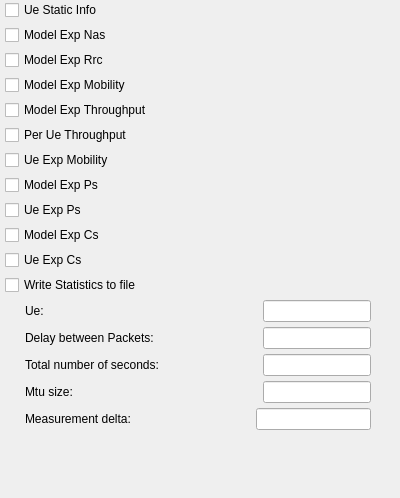
     <widget class="QWidget" name="generalTab">
      <attribute name="title">
       <string>General</string>
      </attribute>
      <widget class="QWidget" name="horizontalLayoutWidget">
       <property name="geometry">
        <rect>
         <x>0</x>
         <y>0</y>
         <width>391</width>
         <height>489</height>
        </rect>
       </property>
       <layout class="QHBoxLayout" name="horizontalLayout_20">
        <item>
         <spacer name="horizontalSpacer_56">
          <property name="orientation">
           <enum>Qt::Horizontal</enum>
          </property>
          <property name="sizeType">
           <enum>QSizePolicy::Fixed</enum>
          </property>
          <property name="sizeHint" stdset="0">
           <size>
            <width>5</width>
            <height>20</height>
           </size>
          </property>
         </spacer>
        </item>
        <item>
         <layout class="QVBoxLayout" name="verticalLayout">
          <property name="spacing">
           <number>5</number>
          </property>
          <item>
           <widget class="QCheckBox" name="ueStatisticsCheckBox">
            <property name="text">
             <string>Ue Static Info</string>
            </property>
           </widget>
          </item>
          <item>
           <widget class="QCheckBox" name="modelExpNasCheckBox">
            <property name="text">
             <string>Model Exp Nas</string>
            </property>
           </widget>
          </item>
          <item>
           <widget class="QCheckBox" name="modelExpRrcCheckBox">
            <property name="text">
             <string>Model Exp Rrc</string>
            </property>
           </widget>
          </item>
          <item>
           <widget class="QCheckBox" name="modelExpMobilityCheckBox">
            <property name="text">
             <string>Model Exp Mobility</string>
            </property>
           </widget>
          </item>
          <item>
           <widget class="QCheckBox" name="modelExpThroughputCheckBox">
            <property name="text">
             <string>Model Exp Throughput</string>
            </property>
           </widget>
          </item>
          <item>
           <widget class="QCheckBox" name="perUeThroughputCheckBox">
            <property name="text">
             <string>Per Ue Throughput</string>
            </property>
           </widget>
          </item>
          <item>
           <widget class="QCheckBox" name="ueExpMobilityCheckBox">
            <property name="text">
             <string>Ue Exp Mobility</string>
            </property>
           </widget>
          </item>
          <item>
           <widget class="QCheckBox" name="modelExpPsCheckBox">
            <property name="text">
             <string>Model Exp Ps</string>
            </property>
           </widget>
          </item>
          <item>
           <widget class="QCheckBox" name="ueExpPsCheckBox">
            <property name="text">
             <string>Ue Exp Ps</string>
            </property>
           </widget>
          </item>
          <item>
           <widget class="QCheckBox" name="modelExpCsCheckBox">
            <property name="text">
             <string>Model Exp Cs</string>
            </property>
           </widget>
          </item>
          <item>
           <widget class="QCheckBox" name="ueExpCsCheckBox">
            <property name="text">
             <string>Ue Exp Cs</string>
            </property>
           </widget>
          </item>
          <item>
           <widget class="QCheckBox" name="writeGeneralStatisticsToFileCheckBox">
            <property name="text">
             <string>Write Statistics to file</string>
            </property>
           </widget>
          </item>
          <item>
           <layout class="QHBoxLayout" name="horizontalLayout_2">
            <item>
             <spacer name="horizontalSpacer_2">
              <property name="orientation">
               <enum>Qt::Horizontal</enum>
              </property>
              <property name="sizeType">
               <enum>QSizePolicy::Fixed</enum>
              </property>
              <property name="sizeHint" stdset="0">
               <size>
                <width>20</width>
                <height>20</height>
               </size>
              </property>
             </spacer>
            </item>
            <item>
             <widget class="QLabel" name="ueLabel">
              <property name="enabled">
               <bool>true</bool>
              </property>
              <property name="text">
               <string>Ue: </string>
              </property>
             </widget>
            </item>
            <item>
             <spacer name="horizontalSpacer_12">
              <property name="orientation">
               <enum>Qt::Horizontal</enum>
              </property>
              <property name="sizeHint" stdset="0">
               <size>
                <width>0</width>
                <height>20</height>
               </size>
              </property>
             </spacer>
            </item>
            <item>
             <widget class="QLineEdit" name="ueLineEdit">
              <property name="enabled">
               <bool>true</bool>
              </property>
              <property name="sizePolicy">
               <sizepolicy hsizetype="Fixed" vsizetype="Fixed">
                <horstretch>0</horstretch>
                <verstretch>0</verstretch>
               </sizepolicy>
              </property>
             </widget>
            </item>
            <item>
             <spacer name="horizontalSpacer_3">
              <property name="orientation">
               <enum>Qt::Horizontal</enum>
              </property>
              <property name="sizeType">
               <enum>QSizePolicy::Fixed</enum>
              </property>
              <property name="sizeHint" stdset="0">
               <size>
                <width>20</width>
                <height>20</height>
               </size>
              </property>
             </spacer>
            </item>
           </layout>
          </item>
          <item>
           <layout class="QHBoxLayout" name="horizontalLayout_3">
            <item>
             <spacer name="horizontalSpacer_4">
              <property name="orientation">
               <enum>Qt::Horizontal</enum>
              </property>
              <property name="sizeType">
               <enum>QSizePolicy::Fixed</enum>
              </property>
              <property name="sizeHint" stdset="0">
               <size>
                <width>20</width>
                <height>20</height>
               </size>
              </property>
             </spacer>
            </item>
            <item>
             <widget class="QLabel" name="delayBetweenPacketsLabel">
              <property name="enabled">
               <bool>true</bool>
              </property>
              <property name="text">
               <string>Delay between Packets: </string>
              </property>
             </widget>
            </item>
            <item>
             <spacer name="horizontalSpacer_13">
              <property name="orientation">
               <enum>Qt::Horizontal</enum>
              </property>
              <property name="sizeHint" stdset="0">
               <size>
                <width>0</width>
                <height>20</height>
               </size>
              </property>
             </spacer>
            </item>
            <item>
             <widget class="QLineEdit" name="delayBetweenPacketsLineEdit">
              <property name="enabled">
               <bool>true</bool>
              </property>
             </widget>
            </item>
            <item>
             <spacer name="horizontalSpacer_5">
              <property name="orientation">
               <enum>Qt::Horizontal</enum>
              </property>
              <property name="sizeType">
               <enum>QSizePolicy::Fixed</enum>
              </property>
              <property name="sizeHint" stdset="0">
               <size>
                <width>20</width>
                <height>20</height>
               </size>
              </property>
             </spacer>
            </item>
           </layout>
          </item>
          <item>
           <layout class="QHBoxLayout" name="horizontalLayout_4">
            <item>
             <spacer name="horizontalSpacer_6">
              <property name="orientation">
               <enum>Qt::Horizontal</enum>
              </property>
              <property name="sizeType">
               <enum>QSizePolicy::Fixed</enum>
              </property>
              <property name="sizeHint" stdset="0">
               <size>
                <width>20</width>
                <height>20</height>
               </size>
              </property>
             </spacer>
            </item>
            <item>
             <widget class="QLabel" name="generalNumberOfSecondsLabel">
              <property name="enabled">
               <bool>true</bool>
              </property>
              <property name="text">
               <string>Total number of seconds: </string>
              </property>
             </widget>
            </item>
            <item>
             <spacer name="horizontalSpacer_14">
              <property name="orientation">
               <enum>Qt::Horizontal</enum>
              </property>
              <property name="sizeHint" stdset="0">
               <size>
                <width>0</width>
                <height>20</height>
               </size>
              </property>
             </spacer>
            </item>
            <item>
             <widget class="QLineEdit" name="generalNumberOfSecondsLineEdit">
              <property name="enabled">
               <bool>true</bool>
              </property>
             </widget>
            </item>
            <item>
             <spacer name="horizontalSpacer_7">
              <property name="orientation">
               <enum>Qt::Horizontal</enum>
              </property>
              <property name="sizeType">
               <enum>QSizePolicy::Fixed</enum>
              </property>
              <property name="sizeHint" stdset="0">
               <size>
                <width>20</width>
                <height>20</height>
               </size>
              </property>
             </spacer>
            </item>
           </layout>
          </item>
          <item>
           <layout class="QHBoxLayout" name="horizontalLayout_5">
            <item>
             <spacer name="horizontalSpacer_8">
              <property name="orientation">
               <enum>Qt::Horizontal</enum>
              </property>
              <property name="sizeType">
               <enum>QSizePolicy::Fixed</enum>
              </property>
              <property name="sizeHint" stdset="0">
               <size>
                <width>20</width>
                <height>20</height>
               </size>
              </property>
             </spacer>
            </item>
            <item>
             <widget class="QLabel" name="mtuSizeLabel">
              <property name="enabled">
               <bool>true</bool>
              </property>
              <property name="text">
               <string>Mtu size: </string>
              </property>
             </widget>
            </item>
            <item>
             <spacer name="horizontalSpacer_15">
              <property name="orientation">
               <enum>Qt::Horizontal</enum>
              </property>
              <property name="sizeType">
               <enum>QSizePolicy::Expanding</enum>
              </property>
              <property name="sizeHint" stdset="0">
               <size>
                <width>0</width>
                <height>20</height>
               </size>
              </property>
             </spacer>
            </item>
            <item>
             <widget class="QLineEdit" name="mtuSizeLineEdit">
              <property name="enabled">
               <bool>true</bool>
              </property>
              <property name="sizePolicy">
               <sizepolicy hsizetype="Fixed" vsizetype="Fixed">
                <horstretch>0</horstretch>
                <verstretch>0</verstretch>
               </sizepolicy>
              </property>
             </widget>
            </item>
            <item>
             <spacer name="horizontalSpacer_9">
              <property name="orientation">
               <enum>Qt::Horizontal</enum>
              </property>
              <property name="sizeType">
               <enum>QSizePolicy::Fixed</enum>
              </property>
              <property name="sizeHint" stdset="0">
               <size>
                <width>20</width>
                <height>20</height>
               </size>
              </property>
             </spacer>
            </item>
           </layout>
          </item>
          <item>
           <layout class="QHBoxLayout" name="horizontalLayout_6">
            <item>
             <spacer name="horizontalSpacer_10">
              <property name="orientation">
               <enum>Qt::Horizontal</enum>
              </property>
              <property name="sizeType">
               <enum>QSizePolicy::Fixed</enum>
              </property>
              <property name="sizeHint" stdset="0">
               <size>
                <width>20</width>
                <height>20</height>
               </size>
              </property>
             </spacer>
            </item>
            <item>
             <widget class="QLabel" name="generalMeasurementLabel">
              <property name="enabled">
               <bool>true</bool>
              </property>
              <property name="text">
               <string>Measurement delta: </string>
              </property>
             </widget>
            </item>
            <item>
             <spacer name="horizontalSpacer_16">
              <property name="orientation">
               <enum>Qt::Horizontal</enum>
              </property>
              <property name="sizeHint" stdset="0">
               <size>
                <width>0</width>
                <height>20</height>
               </size>
              </property>
             </spacer>
            </item>
            <item>
             <widget class="QLineEdit" name="generalMeasurementLineEdit">
              <property name="enabled">
               <bool>true</bool>
              </property>
             </widget>
            </item>
            <item>
             <spacer name="horizontalSpacer_11">
              <property name="orientation">
               <enum>Qt::Horizontal</enum>
              </property>
              <property name="sizeType">
               <enum>QSizePolicy::Fixed</enum>
              </property>
              <property name="sizeHint" stdset="0">
               <size>
                <width>20</width>
                <height>20</height>
               </size>
              </property>
             </spacer>
            </item>
           </layout>
          </item>
          <item>
           <spacer name="verticalSpacer">
            <property name="orientation">
             <enum>Qt::Vertical</enum>
            </property>
            <property name="sizeHint" stdset="0">
             <size>
              <width>20</width>
              <height>40</height>
             </size>
            </property>
           </spacer>
          </item>
         </layout>
        </item>
       </layout>
      </widget>
     </widget>
